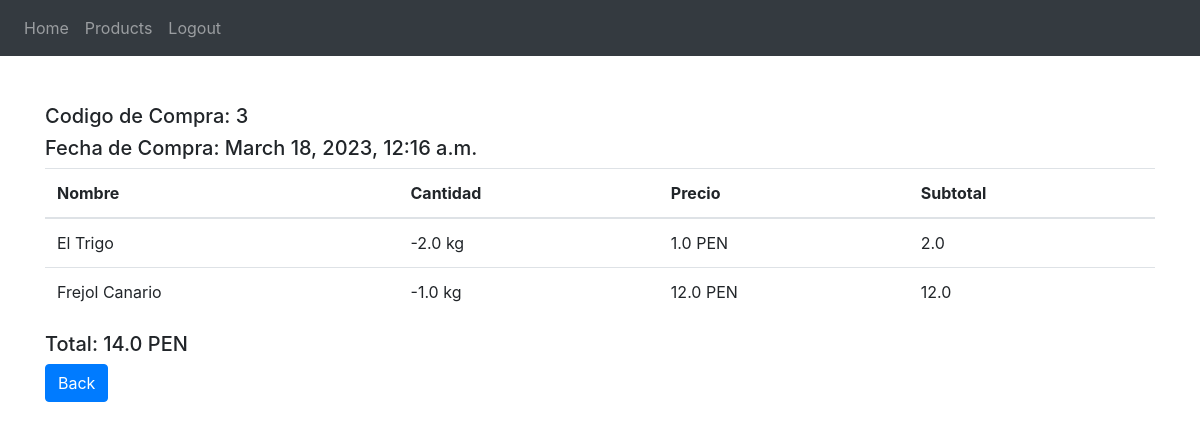
The app's page /main/sales_view/3 (signed in) with its own data.
### MyApp/models.py (models this page shows, shortened)
class Event(models.Model):
    events_types = (
        ('P', 'Purchase'),
        ('S', 'Sale'),
        ('PL', 'Products Loss'),
        ('PE', 'Products Entry'),
    )
    type = models.CharField(max_length=2, choices=events_types)
    part = models.ForeignKey(Person, on_delete=models.CASCADE)
    date = models.DateTimeField()
    amount = models.FloatField()

class EventDetail(models.Model):
    event = models.ForeignKey(Event, on_delete=models.CASCADE)
    product = models.ForeignKey(Product, on_delete=models.CASCADE)
    varProduct = models.FloatField()
    money = models.FloatField()

class Product(models.Model):
    name = models.CharField(max_length=50)
    description = models.CharField(max_length=100)
    quantity = models.FloatField()
    maker = models.ForeignKey(Makers, on_delete=models.CASCADE)
    image = models.URLField(null=True, default='https://upload.wikimedia.org/wikipedia/commons/a/ae/Olympic_flag.jpg')
    price = models.FloatField()
    unit = models.CharField(max_length=5)

### MyApp/views.py (the view)
# urls.py: path('main/sales_view/<int:id>', sale_detail)
def sale_detail(request, id):
    sale = Event.objects.get(id=id)
    details = EventDetail.objects.filter(event=sale)
    user = Person.objects.get(dni=request.session['actual_user'])
    return render(request, 'sale_detail.html', {
        'sale' : sale,
        'details' : details,
        'user' : user,
    })

### MyApp/templates/sale_detail.html
{% extends "base.html" %}
{% block content %}
<h5> Codigo de Compra: {{sale.id}} </h5>
<h5> Fecha de Compra: {{sale.date}} </h5>
<table class="table">
    <thead>
        <tr>
            <th scope="col"> Nombre </th>
            <th scope="col"> Cantidad </th>
            <th scope="col"> Precio </th>
            <th scope="col"> Subtotal </th>
        </tr>
    </thead>
    <tbody>
        {% for detail in details %}
        <tr>
            <td> {{ detail.product.name }} </td>
            <td> {{ detail.varProduct }} {{ detail.product.unit }} </td>
            <td> {{ detail.product.price }} PEN</td>
            <td> {{ detail.money }} </td>
        </tr>
        {% endfor %}
    </tbody>
</table>
<h5> Total: {{ sale.amount }} PEN </h5>
<a href="/main/sales_view" class = "btn btn-primary">Back</a>
{% endblock %}

### records on screen
Event: id "3", date "March 18, 2023, 12:16 a.m.", amount "14.0"
EventDetail: product.name "El Trigo", varProduct "-2.0", product.unit "kg", product.price "1.0", money "2.0"
EventDetail: product.name "Frejol Canario", varProduct "-1.0", product.unit "kg", product.price "12.0", money "12.0"
